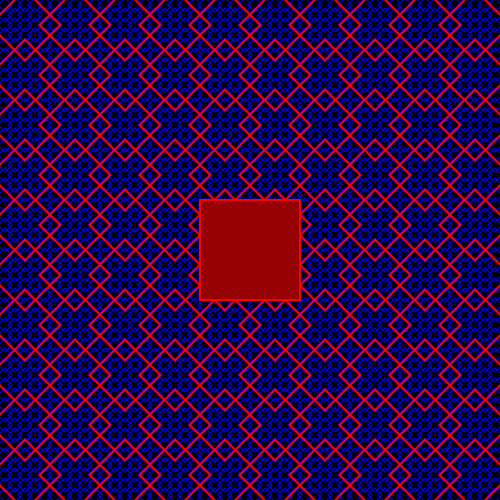
Frame 1 (no input)
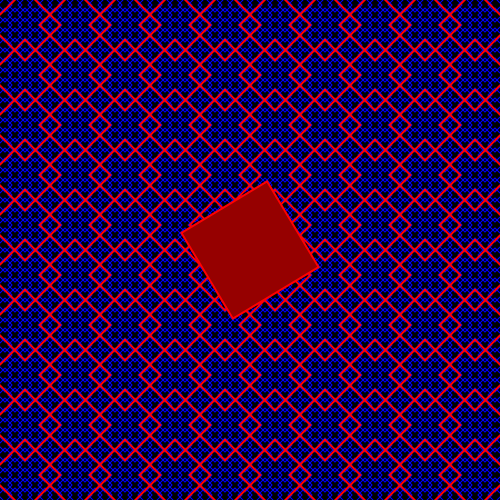
Frame 60 (no input)
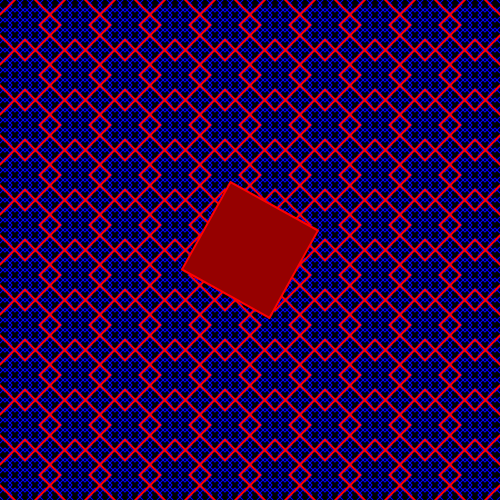
Frame 120 (the mouse pressed at the canvas centre since frame 60)

The p5.js sketch that drew these frames (run headless with seeded random() and noise() and a simulated clock; from frame 60 on, the mouse is pressed at the canvas centre):

// p5.js sketch
// ── sketch.js
//Test
let screenWidth = 500;
let screenHeight = 500;
let numBoxes = 10;
let rVal = 0;

function setup() {
  createCanvas(screenWidth, screenHeight);
  background(0);
  angleMode(DEGREES);
  rectMode(CENTER);
}

function draw() {
  background(0);
  boxGrid(50, color('blue'), 1);
  boxGrid(10, color('red'), 2);
  push();

  //rotating the coordinate system not the rectangle
  translate(screenWidth / 2, screenHeight / 2);
  fill(150, 0, 0);
  rotate(rVal++);
  rect(0, 0, 100, 100);
  pop();
}

// ── notes.js
// Object.property
// Array[index]

// ── utilites.js
function boxGrid(num, setColor, strokeThickness) {
  let boxSize = screenWidth / num;
  let offset = boxSize / 2;
  for (let i = 0; i < num; i++) {
    for (let j = 0; j < num; j++) {
      noFill();
      stroke(setColor);
      strokeWeight(strokeThickness);
      push();
      translate(i * boxSize + offset, j * boxSize + offset);
      rotate(45);
      rect(0, 0, boxSize, boxSize);
      pop();
    }
  }
}
